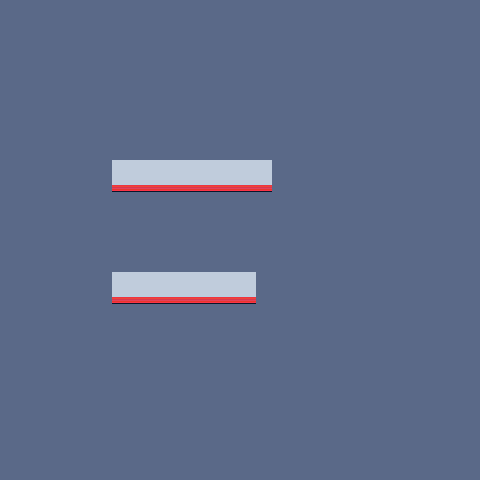

The image is a tile-based game level rendered from a .tmx file. Its description and complete source (layers, tilesets, objects, tile grids) follow:
An orthogonal 30x30 tile map with 16x16 px tiles, 2 tile layers (floor, walls) and 2 objects.

<map version="1.5" tiledversion="1.7.2" orientation="orthogonal" renderorder="right-down" width="30" height="30" tilewidth="16" tileheight="16" infinite="0" nextlayerid="4" nextobjectid="8">
 <tileset firstgid="1" source="Resto2.0.tsx" />
 <layer id="1" name="floor" width="30" height="30">
  <data encoding="csv">
169,169,169,169,169,169,169,169,169,169,169,169,169,169,169,169,169,169,169,169,169,169,169,169,169,169,169,169,169,169,
169,169,169,169,169,169,169,169,169,169,169,169,169,169,169,169,169,169,169,169,169,169,169,169,169,169,169,169,169,169,
169,169,169,169,169,169,169,169,169,169,169,169,169,169,169,169,169,169,169,169,169,169,169,169,169,169,169,169,169,169,
169,169,169,169,169,169,169,169,169,169,169,169,169,169,169,169,169,169,169,169,169,169,169,169,169,169,169,169,169,169,
169,169,169,169,169,169,169,169,169,169,169,169,169,169,169,169,169,169,169,169,169,169,169,169,169,169,169,169,169,169,
169,169,169,169,169,169,169,169,169,169,169,169,169,169,169,169,169,169,169,169,169,169,169,169,169,169,169,169,169,169,
169,169,169,169,169,169,169,169,169,169,169,169,169,169,169,169,169,169,169,169,169,169,169,169,169,169,169,169,169,169,
169,169,169,169,169,169,169,169,169,169,169,169,169,169,169,169,169,169,169,169,169,169,169,169,169,169,169,169,169,169,
169,169,169,169,169,169,169,169,169,169,169,169,169,169,169,169,169,169,169,169,169,169,169,169,169,169,169,169,169,169,
169,169,169,169,169,169,169,169,169,169,169,169,169,169,169,169,169,169,169,169,169,169,169,169,169,169,169,169,169,169,
169,169,169,169,169,169,169,169,169,169,169,169,169,169,169,169,169,169,169,169,169,169,169,169,169,169,169,169,169,169,
169,169,169,169,169,169,169,169,169,169,169,169,169,169,169,169,169,169,169,169,169,169,169,169,169,169,169,169,169,169,
169,169,169,169,169,169,169,169,169,169,169,169,169,169,169,169,169,169,169,169,169,169,169,169,169,169,169,169,169,169,
169,169,169,169,169,169,169,169,169,169,169,169,169,169,169,169,169,169,169,169,169,169,169,169,169,169,169,169,169,169,
169,169,169,169,169,169,169,169,169,169,169,169,169,169,169,169,169,169,169,169,169,169,169,169,169,169,169,169,169,169,
169,169,169,169,169,169,169,169,169,169,169,169,169,169,169,169,169,169,169,169,169,169,169,169,169,169,169,169,169,169,
169,169,169,169,169,169,169,169,169,169,169,169,169,169,169,169,169,169,169,169,169,169,169,169,169,169,169,169,169,169,
169,169,169,169,169,169,169,169,169,169,169,169,169,169,169,169,169,169,169,169,169,169,169,169,169,169,169,169,169,169,
169,169,169,169,169,169,169,169,169,169,169,169,169,169,169,169,169,169,169,169,169,169,169,169,169,169,169,169,169,169,
169,169,169,169,169,169,169,169,169,169,169,169,169,169,169,169,169,169,169,169,169,169,169,169,169,169,169,169,169,169,
169,169,169,169,169,169,169,169,169,169,169,169,169,169,169,169,169,169,169,169,169,169,169,169,169,169,169,169,169,169,
169,169,169,169,169,169,169,169,169,169,169,169,169,169,169,169,169,169,169,169,169,169,169,169,169,169,169,169,169,169,
169,169,169,169,169,169,169,169,169,169,169,169,169,169,169,169,169,169,169,169,169,169,169,169,169,169,169,169,169,169,
169,169,169,169,169,169,169,169,169,169,169,169,169,169,169,169,169,169,169,169,169,169,169,169,169,169,169,169,169,169,
169,169,169,169,169,169,169,169,169,169,169,169,169,169,169,169,169,169,169,169,169,169,169,169,169,169,169,169,169,169,
169,169,169,169,169,169,169,169,169,169,169,169,169,169,169,169,169,169,169,169,169,169,169,169,169,169,169,169,169,169,
169,169,169,169,169,169,169,169,169,169,169,169,169,169,169,169,169,169,169,169,169,169,169,169,169,169,169,169,169,169,
169,169,169,169,169,169,169,169,169,169,169,169,169,169,169,169,169,169,169,169,169,169,169,169,169,169,169,169,169,169,
169,169,169,169,169,169,169,169,169,169,169,169,169,169,169,169,169,169,169,169,169,169,169,169,169,169,169,169,169,169,
169,169,169,169,169,169,169,169,169,169,169,169,169,169,169,169,169,169,169,169,169,169,169,169,169,169,169,169,169,169
</data>
 </layer>
 <layer id="3" name="walls" width="30" height="30">
  <data encoding="csv">
0,0,0,0,0,0,0,0,0,0,0,0,0,0,0,0,0,0,0,0,0,0,0,0,0,0,0,0,0,0,
0,0,0,0,0,0,0,0,0,0,0,0,0,0,0,0,0,0,0,0,0,0,0,0,0,0,0,0,0,0,
0,0,0,0,0,0,0,0,0,0,0,0,0,0,0,0,0,0,0,0,0,0,0,0,0,0,0,0,0,0,
0,0,0,0,0,0,0,0,0,0,0,0,0,0,0,0,0,0,0,0,0,0,0,0,0,0,0,0,0,0,
0,0,0,0,0,0,0,0,0,0,0,0,0,0,0,0,0,0,0,0,0,0,0,0,0,0,0,0,0,0,
0,0,0,0,0,0,0,0,0,0,0,0,0,0,0,0,0,0,0,0,0,0,0,0,0,0,0,0,0,0,
0,0,0,0,0,0,0,0,0,0,0,0,0,0,0,0,0,0,0,0,0,0,0,0,0,0,0,0,0,0,
0,0,0,0,0,0,0,0,0,0,0,0,0,0,0,0,0,0,0,0,0,0,0,0,0,0,0,0,0,0,
0,0,0,0,0,0,0,0,0,0,0,0,0,0,0,0,0,0,0,0,0,0,0,0,0,0,0,0,0,0,
0,0,0,0,0,0,0,0,0,0,0,0,0,0,0,0,0,0,0,0,0,0,0,0,0,0,0,0,0,0,
0,0,0,0,0,0,0,41,41,41,41,41,41,41,41,41,41,0,0,0,0,0,0,0,0,0,0,0,0,0,
0,0,0,0,0,0,0,60,60,60,60,60,60,60,60,60,60,0,0,0,0,0,0,0,0,0,0,0,0,0,
0,0,0,0,0,0,0,0,0,0,0,0,0,0,0,0,0,0,0,0,0,0,0,0,0,0,0,0,0,0,
0,0,0,0,0,0,0,0,0,0,0,0,0,0,0,0,0,0,0,0,0,0,0,0,0,0,0,0,0,0,
0,0,0,0,0,0,0,0,0,0,0,0,0,0,0,0,0,0,0,0,0,0,0,0,0,0,0,0,0,0,
0,0,0,0,0,0,0,0,0,0,0,0,0,0,0,0,0,0,0,0,0,0,0,0,0,0,0,0,0,0,
0,0,0,0,0,0,0,0,0,0,0,0,0,0,0,0,0,0,0,0,0,0,0,0,0,0,0,0,0,0,
0,0,0,0,0,0,0,41,41,41,41,41,41,41,41,41,0,0,0,0,0,0,0,0,0,0,0,0,0,0,
0,0,0,0,0,0,0,60,60,60,60,60,60,60,60,60,0,0,0,0,0,0,0,0,0,0,0,0,0,0,
0,0,0,0,0,0,0,0,0,0,0,0,0,0,0,0,0,0,0,0,0,0,0,0,0,0,0,0,0,0,
0,0,0,0,0,0,0,0,0,0,0,0,0,0,0,0,0,0,0,0,0,0,0,0,0,0,0,0,0,0,
0,0,0,0,0,0,0,0,0,0,0,0,0,0,0,0,0,0,0,0,0,0,0,0,0,0,0,0,0,0,
0,0,0,0,0,0,0,0,0,0,0,0,0,0,0,0,0,0,0,0,0,0,0,0,0,0,0,0,0,0,
0,0,0,0,0,0,0,0,0,0,0,0,0,0,0,0,0,0,0,0,0,0,0,0,0,0,0,0,0,0,
0,0,0,0,0,0,0,0,0,0,0,0,0,0,0,0,0,0,0,0,0,0,0,0,0,0,0,0,0,0,
0,0,0,0,0,0,0,0,0,0,0,0,0,0,0,0,0,0,0,0,0,0,0,0,0,0,0,0,0,0,
0,0,0,0,0,0,0,0,0,0,0,0,0,0,0,0,0,0,0,0,0,0,0,0,0,0,0,0,0,0,
0,0,0,0,0,0,0,0,0,0,0,0,0,0,0,0,0,0,0,0,0,0,0,0,0,0,0,0,0,0,
0,0,0,0,0,0,0,0,0,0,0,0,0,0,0,0,0,0,0,0,0,0,0,0,0,0,0,0,0,0,
0,0,0,0,0,0,0,0,0,0,0,0,0,0,0,0,0,0,0,0,0,0,0,0,0,0,0,0,0,0
</data>
 </layer>
 <objectgroup id="2" name="collision">
  <object id="6" x="111.667" y="161" width="160.667" height="32.3333" />
  <object id="7" x="112.667" y="272" width="143.667" height="31.3333" />
 </objectgroup>
</map>
